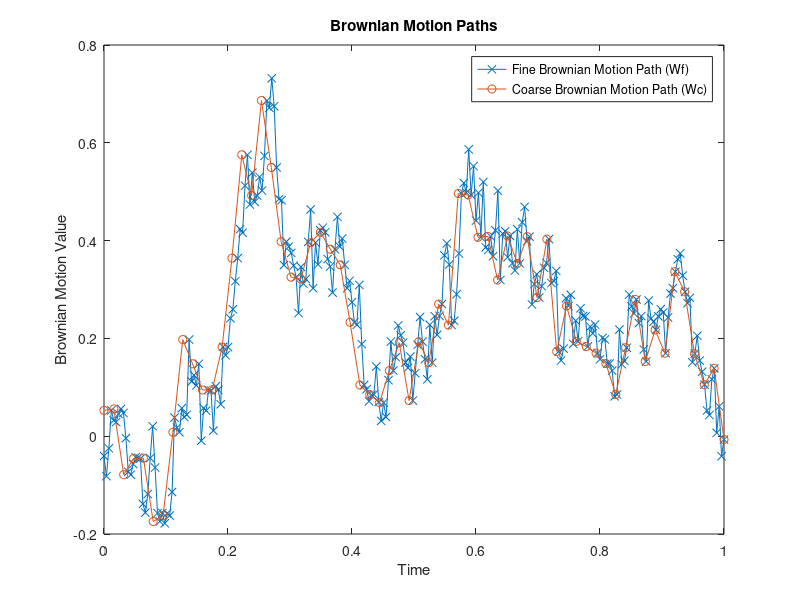

This figure's MATLAB source:
% This is code adapted from 'An Algorithmic Introduction to Numerical Simulation of Stochastic Differential Equations' by Dr. Desmon J. Higham 

% This code produces the plot of coupled Brownian Motions used in the FYP. 

function BPATH5

randn('state', 100)
T = 1; N = 256; dt = T/N; t = [dt:dt:1];
M = 1; % 1 path

dWf = sqrt(dt)*randn(M,N); % 1 path x 500 timesteps
dWc = zeros(M, 64); % coarse path

for i = 1:64
        dWc(i) = sum(dWf(4*(i-1)+1:i*4)); 
end

Wf = cumsum(dWf, 2);
Wc = cumsum(dWc,2); 

Nf = length(Wf);
Nc = length(Wc); 

tf = linspace(0, T, Nf);
tc = linspace(0, T, Nc);

plot(tf, Wf', '-x')
hold on
plot(tc, Wc', '-o')
legend('Fine Brownian Motion Path (Wf)', 'Coarse Brownian Motion Path (Wc)')
xlabel('Time')
ylabel('Brownian Motion Value')
title('Brownian Motion Paths')
